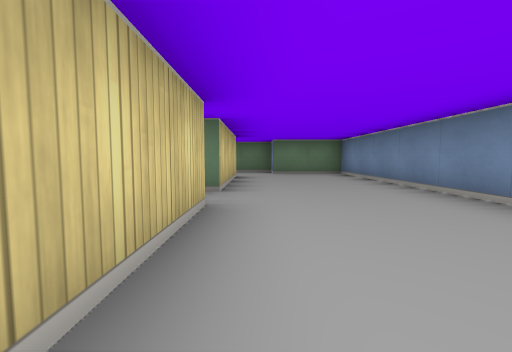
[1] (above)

21 first-person views from a walk through a cub3D ray-caster map. The camera is about half as high as the walls, tilts 4° down and sees 90° across. The floor is counted in squares. Each view is taken from the middle of a square. On the plan, view 1 faces up. The plan holds only what a view shows up to about 9 squares ahead; the rest is blank.

[2]
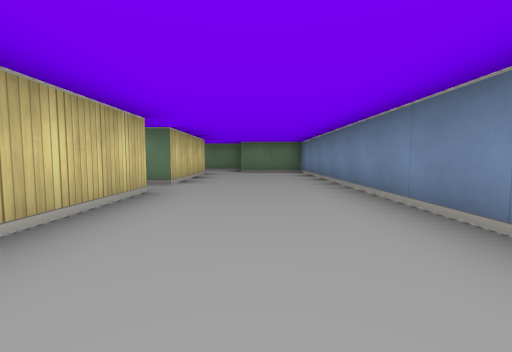

[3]
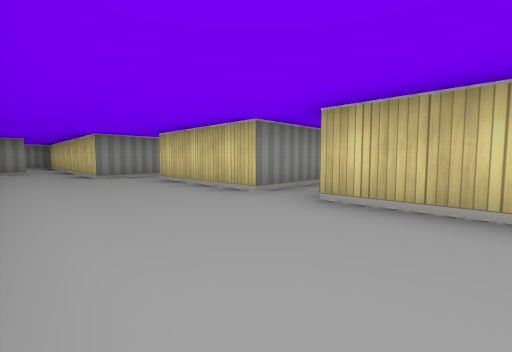

[4]
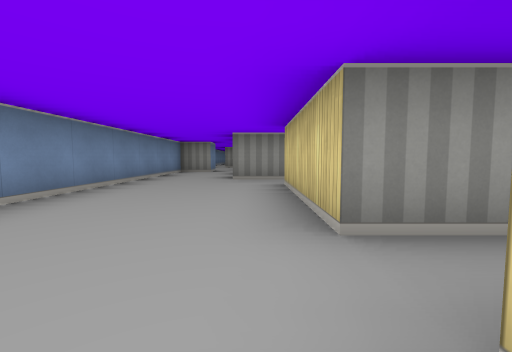

[5]
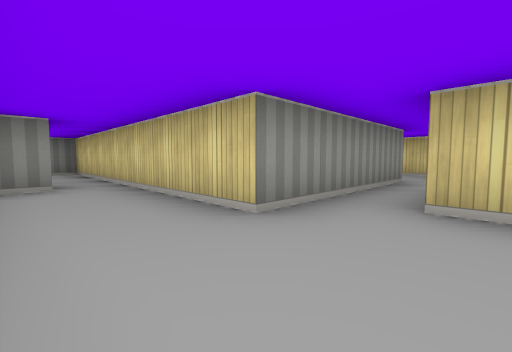

[6]
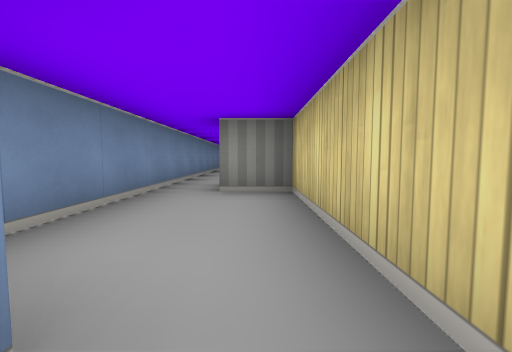

[7]
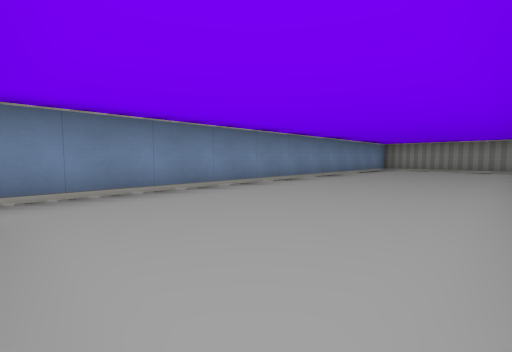

[8]
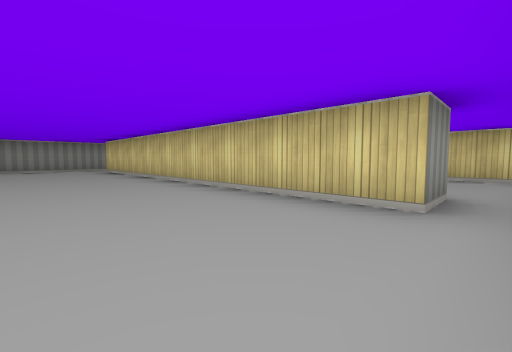

[9]
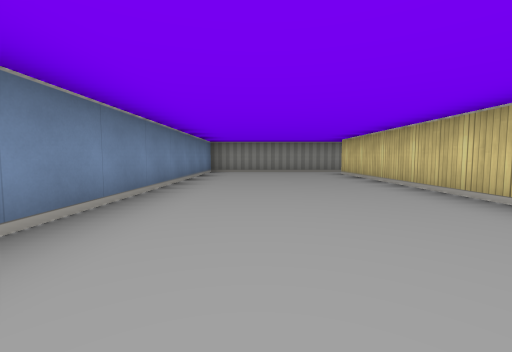

[10]
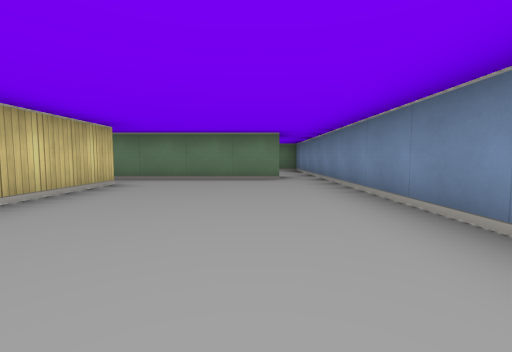

[11]
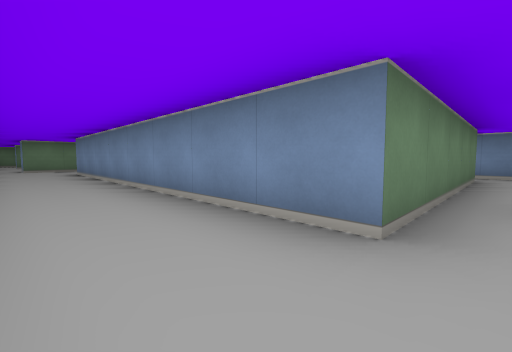

[12]
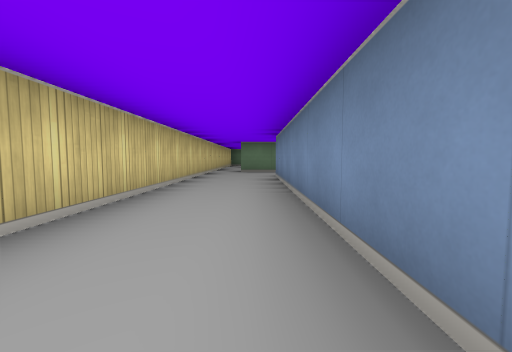

[13]
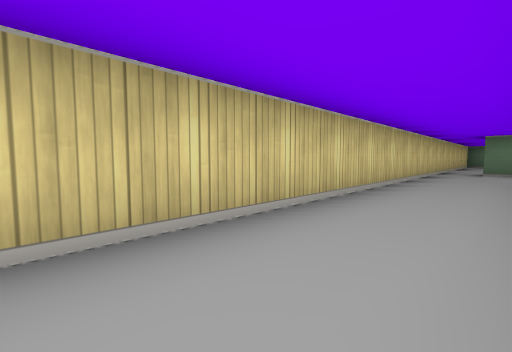

[14]
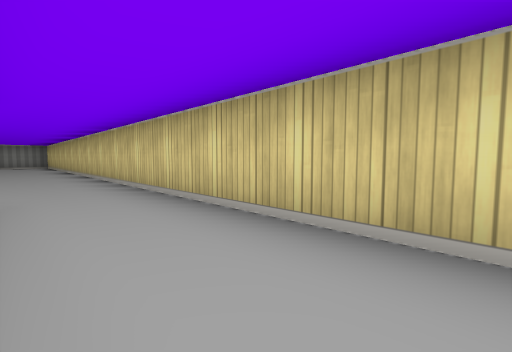

[15]
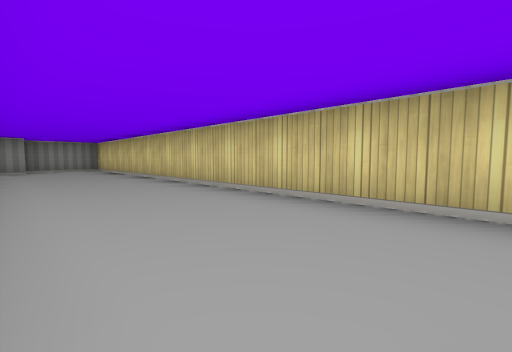

[16]
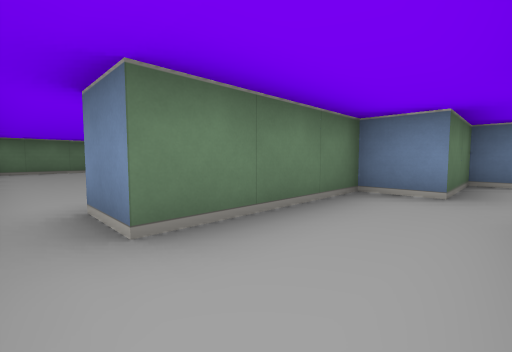

[17]
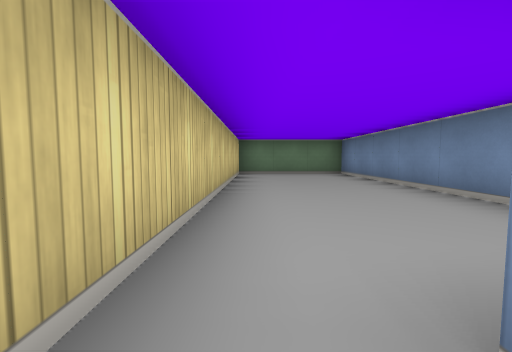

[18]
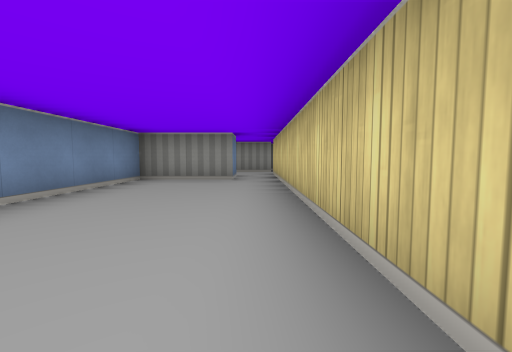

[19]
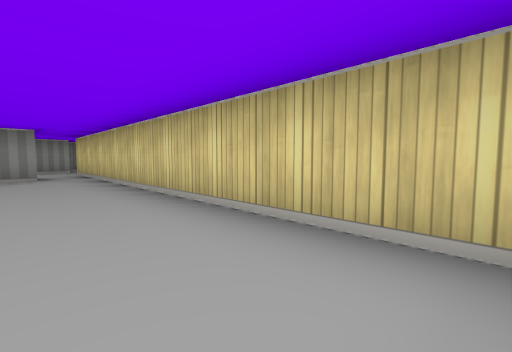

[20]
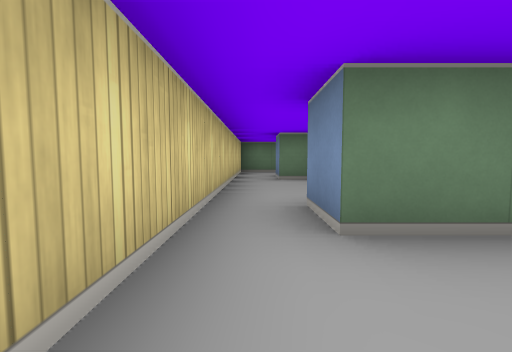

[21]
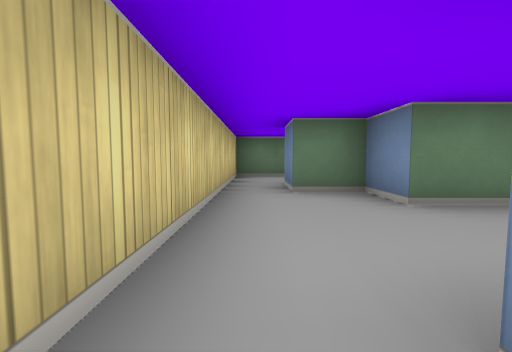

### Floor plan
Points are (right, up) in squares from view 1. A wall is a line through its corners. A room is listed if a view was taken in it or the views show most of it. See-through windows are left out.
Room 1 (views 1, 2, 3, 4, 5)
walls: (-0.5, 2.5) (-0.5, -0.5); (-0.5, -1.5) (0.5, -1.5) (0.5, -4.5); (-0.5, 6.5) (-0.5, 3.5); (1.5, -4.5) (2.5, -4.5) (2.5, 7.5) (0.5, 7.5) (0.5, 8.5) (-0.5, 8.5)
ways out: opening at (1, -4) to room 2; opening at (-1, -1) to room 4; opening at (-1.5, 7.5) to room 5; opening at (-1, 3) to room 7
Room 2 (view 6)
walls: (1.5, -5.5) (1.5, -4.5); (2.5, -8.5) (2.5, -6); (0.5, -4.5) (0.5, -8.5) (1.5, -8.5)
ways out: opening at (1, -4) to room 1; opening at (2, -9) to room 3
Room 3 (views 7, 8, 9, 10)
walls: (-1.5, -10.5) (-1.5, -19.5); (1.6, -9.5) (-1.6, -9.5); (-1.9, -20.5) (2.5, -20.5) (2.5, -8.5)
ways out: opening at (2, -9) to room 2; opening at (-2, -10) to room 4
Room 4 (views 11, 12, 13, 14, 15, 20, 21)
walls: (-2.6, -10.5) (-1.5, -10.5); (-1.6, -9.5) (-3.5, -9.5) (-3.5, -1.5) (-0.5, -1.5); (-3.6, -19.5) (-3, -19.5); (-3.1, 0.5) (-4.5, 0.5) (-4.5, 1.5); (-5.5, 1.5) (-5.5, -20.5) (-3.5, -20.5)
ways out: opening at (-1, -1) to room 1; opening at (-2, -10) to room 3; opening at (-5, 1) to room 7
Room 5 (views 16, 17)
walls: (-0.5, 8.5) (-2.5, 8.5) (-2.5, 9.5); (-3.5, 9.5) (-3.5, 7.5); (-3.6, 6.5) (-2.4, 6.5)
ways out: opening at (-1.5, 7.5) to room 1; opening at (-3, 9) to room 6; opening at (-4, 7) to room 7
Room 6 (views 18, 19)
walls: (-2.5, 9.5) (-0.5, 9.5) (-0.5, 16.5) (-3.5, 16.5) (-3.5, 9.5)
ways out: opening at (-3, 9) to room 5
Room 7 (no view inside)
walls: (-2.2, 2.5) (-0.5, 2.5); (-4.2, 7.5) (-5.5, 7.5) (-5.5, 1.5); (-0.5, 3.5) (-3.5, 3.5) (-3.5, 4.5) (-4.5, 4.5) (-4.5, 5.5)
ways out: opening at (-1, 3) to room 1; opening at (-5, 1) to room 4; opening at (-4, 7) to room 5

Positions as (right, up) in squares from view 1, and headings:
1: (0, 0), facing up
2: (1, -1), facing up
3: (2, 5), facing down-left
4: (0, 4), facing down
5: (2, 0), facing down-left
6: (1, -5), facing down
7: (-1, -10), facing down-right
8: (1, -10), facing down-left
9: (1, -12), facing down
10: (1, -15), facing up
11: (-5, -10), facing up-right
12: (-4, -8), facing up
13: (-4, -8), facing up-left
14: (-4, -6), facing down-left
15: (-3, -10), facing down-left
16: (-3, 7), facing up-right
17: (-3, 9), facing up
18: (-3, 15), facing down
19: (-2, 16), facing down-left
20: (-5, -1), facing up
21: (-5, 1), facing up
